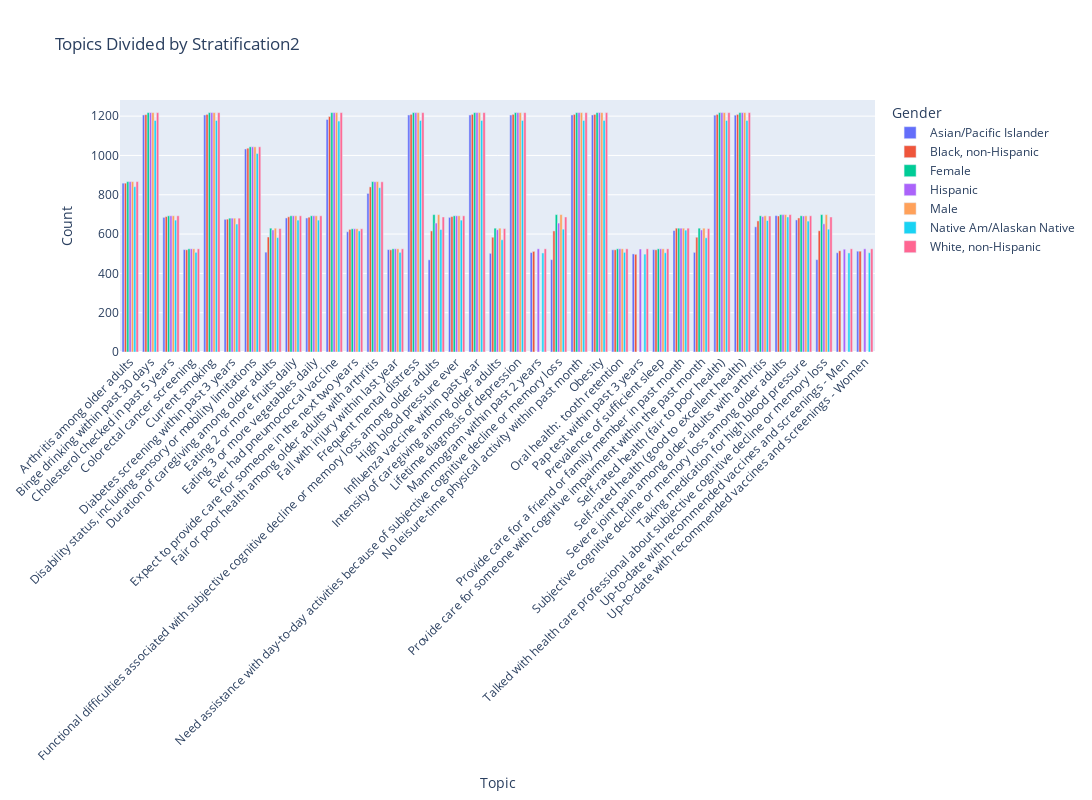

This figure's notebook cell:
### Code cell
# Interactice bar chart for analizing topics by Stratification2:
#   'Hispanic'
#   'Asian/Pacific Islander'
#   'Male'
#   'Black, non-Hispanic'
#   'Native Am/Alaskan Native'
#   'White, non-Hispanic'                   
#   'Female'

data_cleaned_percent = data_cleaned[data_cleaned['Data_Value_Unit'] == '%'] 
topics_by_stratification2 = data_cleaned_percent.groupby(['Topic', 'Stratification2']).size().unstack()

topics_by_stratification2_long = topics_by_stratification2.reset_index().melt(id_vars='Topic', var_name='Gender', value_name='Count')

# Create the bar chart
fig = px.bar(topics_by_stratification2_long, x='Topic', y='Count', color='Gender', 
             title='Topics Divided by Stratification2',
             labels={'Count':'Count', 'Topic':'Topic'},
             barmode='group')

# Update layout
fig.update_layout(xaxis_title='Topic',
                  yaxis_title='Count',
                  legend_title='Gender',
                  xaxis_tickangle=-45,
                  width=1300,
                  height=800
                  )

# Show the interactive plot
fig.show()

### Figure 1 — Plotly figure (JSON) as saved in the notebook; plotly's stock layout.template omitted (floating-point values rounded to 4 significant figures)
{"data": [{"alignmentgroup": "True", "hovertemplate": "Gender=Asian/Pacific Islander<br>Topic=%{x}<br>Count=%{y}<extra></extra>", "legendgroup": "Asian/Pacific Islander", "marker": {"color": "#636efa", "pattern": {"shape": ""}}, "name": "Asian/Pacific Islander", "offsetgroup": "Asian/Pacific Islander", "orientation": "v", "showlegend": true, "textposition": "auto", "type": "bar", "x": ["Arthritis among older adults", "Binge drinking within past 30 days", "Cholesterol checked in past 5 years", "Colorectal cancer screening", "Current smoking", "Diabetes screening within past 3 years", "Disability status, including sensory or mobility limitations", "Duration of caregiving among older adults", "Eating 2 or more fruits daily", "Eating 3 or more vegetables daily", "Ever had pneumococcal vaccine", "Expect to provide care for someone in the next two years", "Fair or poor health among older adults with arthritis", "Fall with injury within last year", "Frequent mental distress", "Functional difficulties associated with subjective cognitive decline or memory loss among older adults", "High blood pressure ever", "Influenza vaccine within past year", "Intensity of caregiving among older adults", "Lifetime diagnosis of depression", "Mammogram within past 2 years", "Need assistance with day-to-day activities because of subjective cognitive decline or memory loss", "No leisure-time physical activity within past month", "Obesity", "Oral health:  tooth retention", "Pap test within past 3 years", "Prevalence of sufficient sleep", "Provide care for a friend or family member in past month", "Provide care for someone with cognitive impairment within the past month", "Self-rated health (fair to poor health)", "Self-rated health (good to excellent health)", "Severe joint pain among older adults with arthritis", "Subjective cognitive decline or memory loss among older adults", "Taking medication for high blood pressure", "Talked with health care professional about subjective cognitive decline or memory loss", "Up-to-date with recommended vaccines and screenings - Men", "Up-to-date with recommended vaccines and screenings - Women"], "xaxis": "x", "y": [859, 1206, 685, 521, 1206, 675, 1033, 508, 682, 682, 1183, 612, 807, 521, 1206, 469, 685, 1206, 502, 1206, 506, 470, 1206, 1206, 520, 499, 521, 618, 507, 1205, 1205, 637, 694, 672, 470, 505, 513], "yaxis": "y"}, {"alignmentgroup": "True", "hovertemplate": "Gender=Black, non-Hispanic<br>Topic=%{x}<br>Count=%{y}<extra></extra>", "legendgroup": "Black, non-Hispanic", "marker": {"color": "#EF553B", "pattern": {"shape": ""}}, "name": "Black, non-Hispanic", "offsetgroup": "Black, non-Hispanic", "orientation": "v", "showlegend": true, "textposition": "auto", "type": "bar", "x": ["Arthritis among older adults", "Binge drinking within past 30 days", "Cholesterol checked in past 5 years", "Colorectal cancer screening", "Current smoking", "Diabetes screening within past 3 years", "Disability status, including sensory or mobility limitations", "Duration of caregiving among older adults", "Eating 2 or more fruits daily", "Eating 3 or more vegetables daily", "Ever had pneumococcal vaccine", "Expect to provide care for someone in the next two years", "Fair or poor health among older adults with arthritis", "Fall with injury within last year", "Frequent mental distress", "Functional difficulties associated with subjective cognitive decline or memory loss among older adults", "High blood pressure ever", "Influenza vaccine within past year", "Intensity of caregiving among older adults", "Lifetime diagnosis of depression", "Mammogram within past 2 years", "Need assistance with day-to-day activities because of subjective cognitive decline or memory loss", "No leisure-time physical activity within past month", "Obesity", "Oral health:  tooth retention", "Pap test within past 3 years", "Prevalence of sufficient sleep", "Provide care for a friend or family member in past month", "Provide care for someone with cognitive impairment within the past month", "Self-rated health (fair to poor health)", "Self-rated health (good to excellent health)", "Severe joint pain among older adults with arthritis", "Subjective cognitive decline or memory loss among older adults", "Taking medication for high blood pressure", "Talked with health care professional about subjective cognitive decline or memory loss", "Up-to-date with recommended vaccines and screenings - Men", "Up-to-date with recommended vaccines and screenings - Women"], "xaxis": "x", "y": [859, 1208, 689, 520, 1209, 676, 1037, 585, 688, 686, 1198, 624, 840, 520, 1209, 616, 689, 1209, 584, 1209, 512, 616, 1209, 1209, 520, 497, 520, 630, 584, 1209, 1209, 667, 692, 682, 617, 515, 513], "yaxis": "y"}, {"alignmentgroup": "True", "hovertemplate": "Gender=Female<br>Topic=%{x}<br>Count=%{y}<extra></extra>", "legendgroup": "Female", "marker": {"color": "#00cc96", "pattern": {"shape": ""}}, "name": "Female", "offsetgroup": "Female", "orientation": "v", "showlegend": true, "textposition": "auto", "type": "bar", "x": ["Arthritis among older adults", "Binge drinking within past 30 days", "Cholesterol checked in past 5 years", "Colorectal cancer screening", "Current smoking", "Diabetes screening within past 3 years", "Disability status, including sensory or mobility limitations", "Duration of caregiving among older adults", "Eating 2 or more fruits daily", "Eating 3 or more vegetables daily", "Ever had pneumococcal vaccine", "Expect to provide care for someone in the next two years", "Fair or poor health among older adults with arthritis", "Fall with injury within last year", "Frequent mental distress", "Functional difficulties associated with subjective cognitive decline or memory loss among older adults", "High blood pressure ever", "Influenza vaccine within past year", "Intensity of caregiving among older adults", "Lifetime diagnosis of depression", "Mammogram within past 2 years", "Need assistance with day-to-day activities because of subjective cognitive decline or memory loss", "No leisure-time physical activity within past month", "Obesity", "Oral health:  tooth retention", "Pap test within past 3 years", "Prevalence of sufficient sleep", "Provide care for a friend or family member in past month", "Provide care for someone with cognitive impairment within the past month", "Self-rated health (fair to poor health)", "Self-rated health (good to excellent health)", "Severe joint pain among older adults with arthritis", "Subjective cognitive decline or memory loss among older adults", "Taking medication for high blood pressure", "Talked with health care professional about subjective cognitive decline or memory loss", "Up-to-date with recommended vaccines and screenings - Men", "Up-to-date with recommended vaccines and screenings - Women"], "xaxis": "x", "y": [867, 1218, 693, 525, 1218, 681, 1044, 630, 693, 693, 1218, 627, 867, 525, 1218, 699, 693, 1218, 630, 1218, null, 699, 1218, 1218, 525, null, 525, 630, 630, 1218, 1218, 693, 699, 693, 699, null, null], "yaxis": "y"}, {"alignmentgroup": "True", "hovertemplate": "Gender=Hispanic<br>Topic=%{x}<br>Count=%{y}<extra></extra>", "legendgroup": "Hispanic", "marker": {"color": "#ab63fa", "pattern": {"shape": ""}}, "name": "Hispanic", "offsetgroup": "Hispanic", "orientation": "v", "showlegend": true, "textposition": "auto", "type": "bar", "x": ["Arthritis among older adults", "Binge drinking within past 30 days", "Cholesterol checked in past 5 years", "Colorectal cancer screening", "Current smoking", "Diabetes screening within past 3 years", "Disability status, including sensory or mobility limitations", "Duration of caregiving among older adults", "Eating 2 or more fruits daily", "Eating 3 or more vegetables daily", "Ever had pneumococcal vaccine", "Expect to provide care for someone in the next two years", "Fair or poor health among older adults with arthritis", "Fall with injury within last year", "Frequent mental distress", "Functional difficulties associated with subjective cognitive decline or memory loss among older adults", "High blood pressure ever", "Influenza vaccine within past year", "Intensity of caregiving among older adults", "Lifetime diagnosis of depression", "Mammogram within past 2 years", "Need assistance with day-to-day activities because of subjective cognitive decline or memory loss", "No leisure-time physical activity within past month", "Obesity", "Oral health:  tooth retention", "Pap test within past 3 years", "Prevalence of sufficient sleep", "Provide care for a friend or family member in past month", "Provide care for someone with cognitive impairment within the past month", "Self-rated health (fair to poor health)", "Self-rated health (good to excellent health)", "Severe joint pain among older adults with arthritis", "Subjective cognitive decline or memory loss among older adults", "Taking medication for high blood pressure", "Talked with health care professional about subjective cognitive decline or memory loss", "Up-to-date with recommended vaccines and screenings - Men", "Up-to-date with recommended vaccines and screenings - Women"], "xaxis": "x", "y": [867, 1218, 693, 525, 1218, 681, 1044, 621, 693, 693, 1218, 627, 866, 525, 1218, 656, 693, 1218, 622, 1218, 525, 656, 1218, 1218, 525, 524, 525, 630, 621, 1218, 1218, 689, 699, 692, 652, 523, 525], "yaxis": "y"}, {"alignmentgroup": "True", "hovertemplate": "Gender=Male<br>Topic=%{x}<br>Count=%{y}<extra></extra>", "legendgroup": "Male", "marker": {"color": "#FFA15A", "pattern": {"shape": ""}}, "name": "Male", "offsetgroup": "Male", "orientation": "v", "showlegend": true, "textposition": "auto", "type": "bar", "x": ["Arthritis among older adults", "Binge drinking within past 30 days", "Cholesterol checked in past 5 years", "Colorectal cancer screening", "Current smoking", "Diabetes screening within past 3 years", "Disability status, including sensory or mobility limitations", "Duration of caregiving among older adults", "Eating 2 or more fruits daily", "Eating 3 or more vegetables daily", "Ever had pneumococcal vaccine", "Expect to provide care for someone in the next two years", "Fair or poor health among older adults with arthritis", "Fall with injury within last year", "Frequent mental distress", "Functional difficulties associated with subjective cognitive decline or memory loss among older adults", "High blood pressure ever", "Influenza vaccine within past year", "Intensity of caregiving among older adults", "Lifetime diagnosis of depression", "Mammogram within past 2 years", "Need assistance with day-to-day activities because of subjective cognitive decline or memory loss", "No leisure-time physical activity within past month", "Obesity", "Oral health:  tooth retention", "Pap test within past 3 years", "Prevalence of sufficient sleep", "Provide care for a friend or family member in past month", "Provide care for someone with cognitive impairment within the past month", "Self-rated health (fair to poor health)", "Self-rated health (good to excellent health)", "Severe joint pain among older adults with arthritis", "Subjective cognitive decline or memory loss among older adults", "Taking medication for high blood pressure", "Talked with health care professional about subjective cognitive decline or memory loss", "Up-to-date with recommended vaccines and screenings - Men", "Up-to-date with recommended vaccines and screenings - Women"], "xaxis": "x", "y": [867, 1218, 693, 525, 1218, 681, 1044, 630, 693, 693, 1218, 627, 867, 525, 1218, 699, 693, 1218, 630, 1218, null, 699, 1218, 1218, 525, null, 525, 630, 630, 1218, 1218, 693, 699, 693, 699, null, null], "yaxis": "y"}, {"alignmentgroup": "True", "hovertemplate": "Gender=Native Am/Alaskan Native<br>Topic=%{x}<br>Count=%{y}<extra></extra>", "legendgroup": "Native Am/Alaskan Native", "marker": {"color": "#19d3f3", "pattern": {"shape": ""}}, "name": "Native Am/Alaskan Native", "offsetgroup": "Native Am/Alaskan Native", "orientation": "v", "showlegend": true, "textposition": "auto", "type": "bar", "x": ["Arthritis among older adults", "Binge drinking within past 30 days", "Cholesterol checked in past 5 years", "Colorectal cancer screening", "Current smoking", "Diabetes screening within past 3 years", "Disability status, including sensory or mobility limitations", "Duration of caregiving among older adults", "Eating 2 or more fruits daily", "Eating 3 or more vegetables daily", "Ever had pneumococcal vaccine", "Expect to provide care for someone in the next two years", "Fair or poor health among older adults with arthritis", "Fall with injury within last year", "Frequent mental distress", "Functional difficulties associated with subjective cognitive decline or memory loss among older adults", "High blood pressure ever", "Influenza vaccine within past year", "Intensity of caregiving among older adults", "Lifetime diagnosis of depression", "Mammogram within past 2 years", "Need assistance with day-to-day activities because of subjective cognitive decline or memory loss", "No leisure-time physical activity within past month", "Obesity", "Oral health:  tooth retention", "Pap test within past 3 years", "Prevalence of sufficient sleep", "Provide care for a friend or family member in past month", "Provide care for someone with cognitive impairment within the past month", "Self-rated health (fair to poor health)", "Self-rated health (good to excellent health)", "Severe joint pain among older adults with arthritis", "Subjective cognitive decline or memory loss among older adults", "Taking medication for high blood pressure", "Talked with health care professional about subjective cognitive decline or memory loss", "Up-to-date with recommended vaccines and screenings - Men", "Up-to-date with recommended vaccines and screenings - Women"], "xaxis": "x", "y": [841, 1178, 671, 507, 1178, 651, 1010, 582, 671, 671, 1175, 616, 836, 507, 1178, 623, 671, 1178, 571, 1178, 504, 625, 1178, 1178, 507, 498, 505, 620, 581, 1178, 1178, 669, 687, 666, 625, 504, 505], "yaxis": "y"}, {"alignmentgroup": "True", "hovertemplate": "Gender=White, non-Hispanic<br>Topic=%{x}<br>Count=%{y}<extra></extra>", "legendgroup": "White, non-Hispanic", "marker": {"color": "#FF6692", "pattern": {"shape": ""}}, "name": "White, non-Hispanic", "offsetgroup": "White, non-Hispanic", "orientation": "v", "showlegend": true, "textposition": "auto", "type": "bar", "x": ["Arthritis among older adults", "Binge drinking within past 30 days", "Cholesterol checked in past 5 years", "Colorectal cancer screening", "Current smoking", "Diabetes screening within past 3 years", "Disability status, including sensory or mobility limitations", "Duration of caregiving among older adults", "Eating 2 or more fruits daily", "Eating 3 or more vegetables daily", "Ever had pneumococcal vaccine", "Expect to provide care for someone in the next two years", "Fair or poor health among older adults with arthritis", "Fall with injury within last year", "Frequent mental distress", "Functional difficulties associated with subjective cognitive decline or memory loss among older adults", "High blood pressure ever", "Influenza vaccine within past year", "Intensity of caregiving among older adults", "Lifetime diagnosis of depression", "Mammogram within past 2 years", "Need assistance with day-to-day activities because of subjective cognitive decline or memory loss", "No leisure-time physical activity within past month", "Obesity", "Oral health:  tooth retention", "Pap test within past 3 years", "Prevalence of sufficient sleep", "Provide care for a friend or family member in past month", "Provide care for someone with cognitive impairment within the past month", "Self-rated health (fair to poor health)", "Self-rated health (good to excellent health)", "Severe joint pain among older adults with arthritis", "Subjective cognitive decline or memory loss among older adults", "Taking medication for high blood pressure", "Talked with health care professional about subjective cognitive decline or memory loss", "Up-to-date with recommended vaccines and screenings - Men", "Up-to-date with recommended vaccines and screenings - Women"], "xaxis": "x", "y": [867, 1218, 693, 525, 1218, 681, 1044, 628, 693, 693, 1218, 627, 866, 525, 1218, 687, 693, 1218, 628, 1218, 525, 687, 1218, 1218, 525, 525, 525, 630, 628, 1218, 1218, 692, 699, 693, 687, 525, 525], "yaxis": "y"}], "layout": {"barmode": "group", "height": 800, "legend": {"title": {"text": "Gender"}, "tracegroupgap": 0}, "title": {"text": "Topics Divided by Stratification2"}, "width": 1300, "xaxis": {"anchor": "y", "autorange": true, "domain": [0, 1], "range": [-0.5, 36.5], "tickangle": -45, "title": {"text": "Topic"}, "type": "category"}, "yaxis": {"anchor": "x", "autorange": true, "domain": [0, 1], "range": [0, 1282.0], "title": {"text": "Count"}, "type": "linear"}}}
